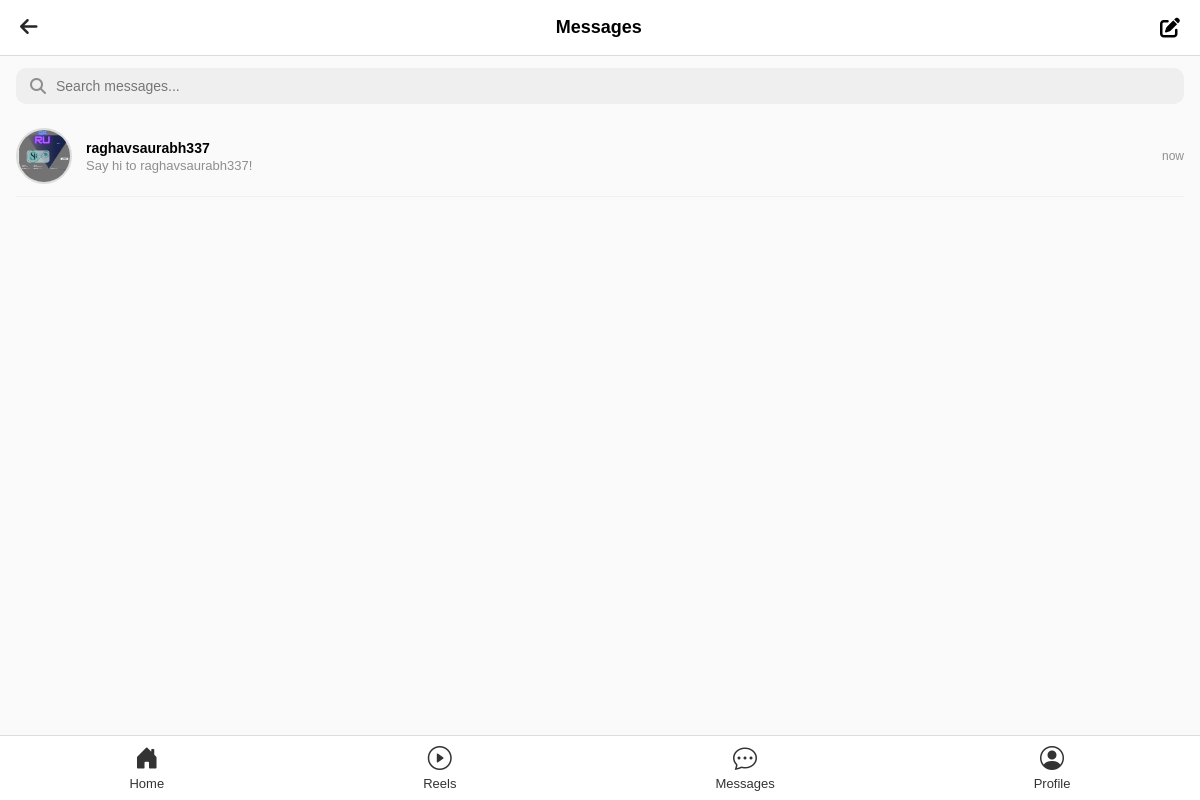
/messages/ (signed in), run on the app's committed database.
### app/models.py (models this page shows, shortened)
class Profile(models.Model):
    user = models.OneToOneField(
        User,
        on_delete=models.CASCADE
    )
    image = models.ImageField(
        upload_to="profile/",
        blank=True
    )
    bio = models.TextField(
        blank=True
    )
    followers = models.ManyToManyField(
        User,
        related_name="following",
        blank=True
    )

### app/views.py (the view)
# urls.py: path('messages/', views.massage, name='massage'),
@login_required(login_url='login')
def massage(request):
    profiles = Profile.objects.exclude(user=request.user)
    return render(request, "massage.html", {"profiles": profiles})

### templates/massage.html (shortened to what this page needs)
{% load static %}
<!DOCTYPE html>
<html lang="en">
<head>
    <link rel="stylesheet" href="https://cdnjs.cloudflare.com/ajax/libs/font-awesome/6.7.2/css/all.min.css">
    <link rel="stylesheet" href="{% static 'navbar.css' %}">
    <link rel="stylesheet" href="{% static 'massages.css' %}">
</head>
<body>
<div class="msg-header">
    <a href="{% url 'home' %}" class="back-btn"><i class="fa-solid fa-arrow-left"></i></a>
    <h2>Messages</h2>
    <i class="fa-solid fa-pen-to-square"></i>
</div>
<div class="msg-search">
    <i class="fa-solid fa-magnifying-glass"></i>
    <input type="text" placeholder="Search messages...">
</div>
<div class="msg-list">
    {% for profile in profiles %}
    <div class="msg-item">
        {% if profile.image %}
            <img src="{{ profile.image.url }}" alt="avatar">
        {% else %}
            <img src="{% static 'images/default-avatar.png' %}" alt="avatar">
        {% endif %}
        <div class="msg-info">
            <span class="msg-name">{{ profile.user.username }}</span>
            <span class="msg-preview">Say hi to {{ profile.user.username }}!</span>
        </div>
        <span class="msg-time">now</span>
    </div>
    {% empty %}
    <div class="msg-empty">
        <i class="fa-regular fa-comment-dots"></i>
        <p>No messages yet</p>
    </div>
    {% endfor %}
</div>
{% include 'navbar.html' %}
</body>
</html>

### static/massages.css (style rules this page uses)
* { margin: 0; padding: 0; box-sizing: border-box; font-family: Arial, sans-serif; }
body { background: #fafafa; padding-bottom: 80px; }
.msg-header { display: flex; align-items: center; justify-content: space-between; padding: 16px 20px; background: #fff; border-bottom: 1px solid #dbdbdb; position: sticky; top: 0; z-index: 100; }
.msg-header h2 { font-size: 18px; font-weight: 700; }
.msg-header i { font-size: 20px; cursor: pointer; }
.back-btn { color: #262626; text-decoration: none; font-size: 20px; }
.msg-search { display: flex; align-items: center; gap: 10px; margin: 12px 16px; background: #efefef; border-radius: 10px; padding: 10px 14px; }
.msg-search input { border: none; background: transparent; outline: none; font-size: 14px; width: 100%; }
.msg-search i { color: #8e8e8e; }
.msg-list { padding: 0 16px; }
.msg-item { display: flex; align-items: center; gap: 14px; padding: 12px 0; border-bottom: 1px solid #f0f0f0; cursor: pointer; }
.msg-item img { width: 56px; height: 56px; border-radius: 50%; object-fit: cover; border: 2px solid #ddd; }
.msg-info { flex: 1; }
.msg-name { display: block; font-weight: 600; font-size: 14px; }
.msg-preview { display: block; font-size: 13px; color: #8e8e8e; margin-top: 2px; }
.msg-time { font-size: 12px; color: #8e8e8e; }

### data on the page
Profile: image (picture), user.username "raghavsaurabh337"
